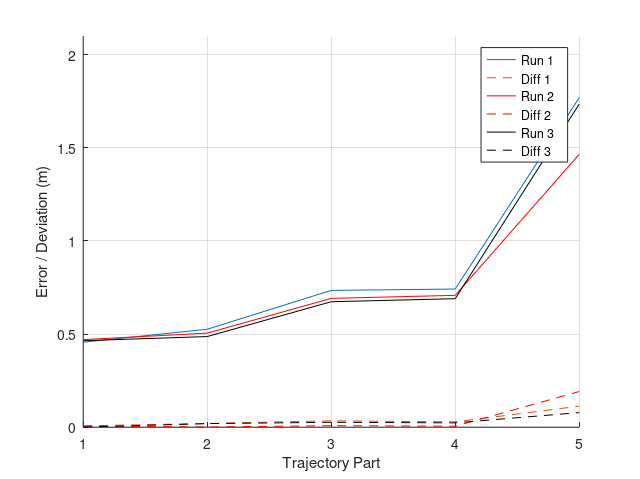
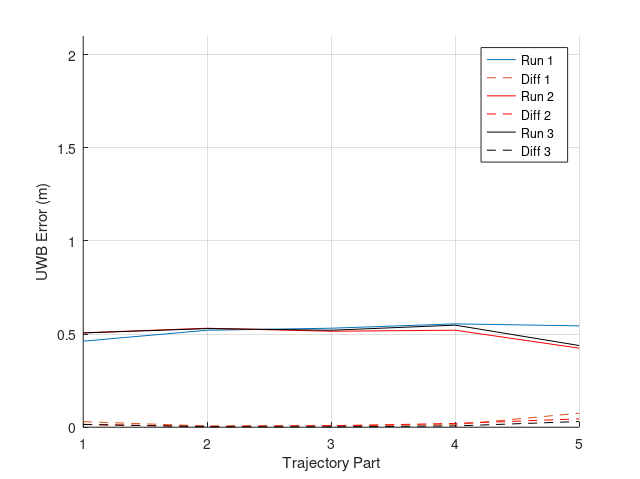

MATLAB code for these plots, in order:
clear all;
close all;
clc;

fi_00_diff_1 = [
0.4563453626366762
0.5257697309659422
0.7344664730265087
0.7417134284883858
1.7688912487770443
]';

fi_00_diff_2 = [
0.4701361930334735
0.5049436503214801
0.6916366459348444
0.7078021192395552
1.4645321573799617
]';

fi_00_diff_3 = [
0.4643317779346893
0.4865963830527289
0.6735014773554691
0.689852621941817
1.734458716718279
]';

fi_00_nf_diff_1 = [
0.4617906885159218
0.5205157442383458
0.531388831271411
0.5547361895531954
0.5440671741614271
]';

fi_00_nf_diff_2 = [
0.5068296064754
0.5311830287198777
0.5151184426906084
0.520708642140694
0.42426158204579834
]';

fi_00_nf_diff_3 = [
0.5059059299909309
0.5293777857069508
0.5204883187930405
0.547898859279703
0.43842309473840413
]';

xaxis = 1:length(fi_00_diff_1);
axsize = [xaxis(1), xaxis(end), 0, 2.1];

avg_fi = (fi_00_diff_1 + fi_00_diff_2 + fi_00_diff_3) / 3;
avg_no_fi = (fi_00_nf_diff_1 + fi_00_nf_diff_2 + fi_00_nf_diff_3) / 3;

f = figure
hold on;
plot(xaxis, fi_00_diff_1);
plot(xaxis, abs(avg_fi - fi_00_diff_1), "--");
plot(xaxis, fi_00_diff_2, 'r');
plot(xaxis, abs(avg_fi - fi_00_diff_2), "r--");
plot(xaxis, fi_00_diff_3, 'k');
plot(xaxis, abs(avg_fi - fi_00_diff_3), "k--");
grid on;
axis(axsize)
legend("Run 1   ", "Diff 1", "Run 2", "Diff 2", "Run 3", "Diff 3")
xlabel("Trajectory Part")
ylabel("Error / Deviation (m)")

set (f, "papersize", [6.4, 4.8])
set (f, "paperposition", [0, 0, 6.4, 4.8]) 
print(f, "fi0_runs.pdf", "-dpdf")

f = figure;
hold on;
plot(xaxis, fi_00_nf_diff_1);
plot(xaxis, abs(avg_no_fi - fi_00_nf_diff_1), "--");
plot(xaxis, fi_00_nf_diff_2, 'r');
plot(xaxis, abs(avg_no_fi - fi_00_nf_diff_2), "r--");
plot(xaxis, fi_00_nf_diff_3, 'k');
plot(xaxis, abs(avg_no_fi - fi_00_nf_diff_3), "k--");
grid on;
axis(axsize)
legend("Run 1   ", "Diff 1", "Run 2", "Diff 2", "Run 3", "Diff 3")
xlabel("Trajectory Part")
ylabel("UWB Error (m)")

set (f, "papersize", [6.4, 4.8])
set (f, "paperposition", [0, 0, 6.4, 4.8]) 
print(f, "fi0_runs_nf.pdf", "-dpdf")

max([abs(avg_fi - fi_00_diff_1) abs(avg_fi - fi_00_diff_2) abs(avg_fi - fi_00_diff_3)])
max([abs(avg_no_fi - fi_00_nf_diff_1) abs(avg_no_fi - fi_00_nf_diff_2) abs(avg_no_fi - fi_00_nf_diff_3)])

close all
